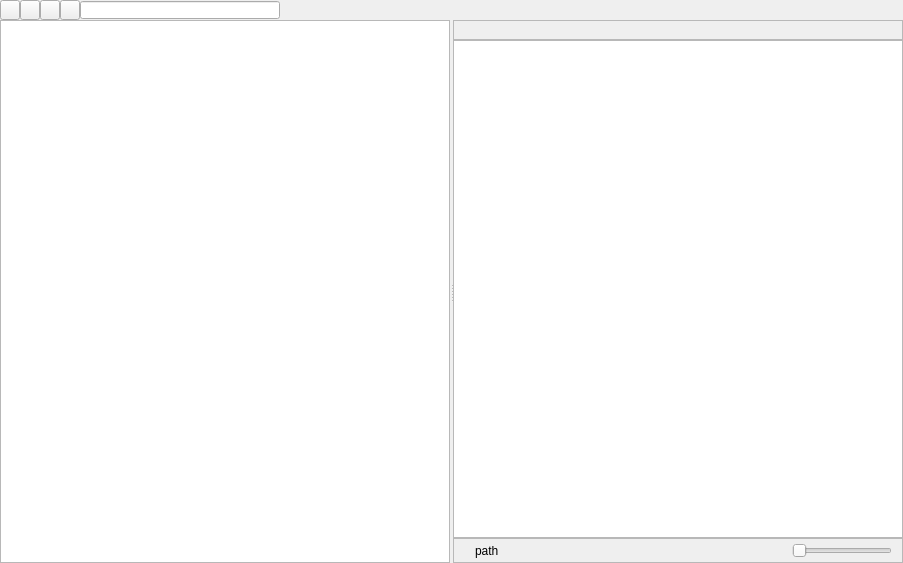
<?xml version="1.0" encoding="UTF-8"?>
<ui version="4.0">
 <class>AssetsDockWidget</class>
 <widget class="QWidget" name="AssetsDockWidget">
  <property name="geometry">
   <rect>
    <x>0</x>
    <y>0</y>
    <width>903</width>
    <height>563</height>
   </rect>
  </property>
  <property name="windowTitle">
   <string>Assets</string>
  </property>
  <layout class="QVBoxLayout" name="verticalLayout_2">
   <property name="spacing">
    <number>0</number>
   </property>
   <property name="leftMargin">
    <number>0</number>
   </property>
   <property name="topMargin">
    <number>0</number>
   </property>
   <property name="rightMargin">
    <number>0</number>
   </property>
   <property name="bottomMargin">
    <number>0</number>
   </property>
   <item>
    <widget class="QWidget" name="title_bar" native="true">
     <property name="sizePolicy">
      <sizepolicy hsizetype="Preferred" vsizetype="Fixed">
       <horstretch>0</horstretch>
       <verstretch>0</verstretch>
      </sizepolicy>
     </property>
     <property name="minimumSize">
      <size>
       <width>0</width>
       <height>20</height>
      </size>
     </property>
     <property name="maximumSize">
      <size>
       <width>16777215</width>
       <height>20</height>
      </size>
     </property>
     <layout class="QHBoxLayout" name="horizontalLayout_2">
      <property name="spacing">
       <number>0</number>
      </property>
      <property name="leftMargin">
       <number>0</number>
      </property>
      <property name="topMargin">
       <number>0</number>
      </property>
      <property name="rightMargin">
       <number>0</number>
      </property>
      <property name="bottomMargin">
       <number>0</number>
      </property>
      <item>
       <widget class="QToolButton" name="add">
        <property name="minimumSize">
         <size>
          <width>20</width>
          <height>20</height>
         </size>
        </property>
        <property name="maximumSize">
         <size>
          <width>20</width>
          <height>20</height>
         </size>
        </property>
        <property name="text">
         <string/>
        </property>
       </widget>
      </item>
      <item>
       <widget class="QToolButton" name="type">
        <property name="sizePolicy">
         <sizepolicy hsizetype="Fixed" vsizetype="Fixed">
          <horstretch>0</horstretch>
          <verstretch>0</verstretch>
         </sizepolicy>
        </property>
        <property name="minimumSize">
         <size>
          <width>20</width>
          <height>20</height>
         </size>
        </property>
        <property name="maximumSize">
         <size>
          <width>20</width>
          <height>20</height>
         </size>
        </property>
        <property name="text">
         <string/>
        </property>
       </widget>
      </item>
      <item>
       <widget class="QToolButton" name="label">
        <property name="minimumSize">
         <size>
          <width>20</width>
          <height>20</height>
         </size>
        </property>
        <property name="maximumSize">
         <size>
          <width>20</width>
          <height>20</height>
         </size>
        </property>
        <property name="text">
         <string/>
        </property>
       </widget>
      </item>
      <item>
       <widget class="QToolButton" name="invisible">
        <property name="minimumSize">
         <size>
          <width>20</width>
          <height>20</height>
         </size>
        </property>
        <property name="maximumSize">
         <size>
          <width>20</width>
          <height>20</height>
         </size>
        </property>
        <property name="text">
         <string/>
        </property>
        <property name="checkable">
         <bool>true</bool>
        </property>
       </widget>
      </item>
      <item>
       <widget class="QLineEdit" name="search">
        <property name="sizePolicy">
         <sizepolicy hsizetype="Fixed" vsizetype="Fixed">
          <horstretch>0</horstretch>
          <verstretch>0</verstretch>
         </sizepolicy>
        </property>
        <property name="minimumSize">
         <size>
          <width>200</width>
          <height>18</height>
         </size>
        </property>
        <property name="maximumSize">
         <size>
          <width>200</width>
          <height>18</height>
         </size>
        </property>
        <property name="clearButtonEnabled">
         <bool>true</bool>
        </property>
       </widget>
      </item>
      <item>
       <spacer name="horizontalSpacer">
        <property name="orientation">
         <enum>Qt::Horizontal</enum>
        </property>
        <property name="sizeHint" stdset="0">
         <size>
          <width>40</width>
          <height>20</height>
         </size>
        </property>
       </spacer>
      </item>
     </layout>
    </widget>
   </item>
   <item>
    <widget class="QSplitter" name="splitter">
     <property name="orientation">
      <enum>Qt::Horizontal</enum>
     </property>
     <property name="handleWidth">
      <number>3</number>
     </property>
     <widget class="QTreeWidget" name="tree">
      <attribute name="headerVisible">
       <bool>false</bool>
      </attribute>
      <column>
       <property name="text">
        <string notr="true">1</string>
       </property>
      </column>
     </widget>
     <widget class="QWidget" name="layoutWidget">
      <layout class="QVBoxLayout" name="verticalLayout">
       <property name="spacing">
        <number>0</number>
       </property>
       <item>
        <widget class="QFrame" name="frame">
         <property name="sizePolicy">
          <sizepolicy hsizetype="Preferred" vsizetype="Fixed">
           <horstretch>0</horstretch>
           <verstretch>0</verstretch>
          </sizepolicy>
         </property>
         <property name="minimumSize">
          <size>
           <width>0</width>
           <height>20</height>
          </size>
         </property>
         <property name="maximumSize">
          <size>
           <width>16777215</width>
           <height>20</height>
          </size>
         </property>
         <property name="frameShape">
          <enum>QFrame::StyledPanel</enum>
         </property>
         <property name="frameShadow">
          <enum>QFrame::Raised</enum>
         </property>
        </widget>
       </item>
       <item>
        <widget class="QListWidget" name="list"/>
       </item>
       <item>
        <widget class="QFrame" name="frame_2">
         <property name="sizePolicy">
          <sizepolicy hsizetype="Preferred" vsizetype="Fixed">
           <horstretch>0</horstretch>
           <verstretch>0</verstretch>
          </sizepolicy>
         </property>
         <property name="minimumSize">
          <size>
           <width>0</width>
           <height>25</height>
          </size>
         </property>
         <property name="maximumSize">
          <size>
           <width>16777215</width>
           <height>25</height>
          </size>
         </property>
         <property name="frameShape">
          <enum>QFrame::StyledPanel</enum>
         </property>
         <property name="frameShadow">
          <enum>QFrame::Raised</enum>
         </property>
         <layout class="QHBoxLayout" name="horizontalLayout">
          <property name="spacing">
           <number>0</number>
          </property>
          <property name="leftMargin">
           <number>0</number>
          </property>
          <property name="topMargin">
           <number>0</number>
          </property>
          <property name="rightMargin">
           <number>0</number>
          </property>
          <property name="bottomMargin">
           <number>0</number>
          </property>
          <item>
           <widget class="QLabel" name="icon">
            <property name="sizePolicy">
             <sizepolicy hsizetype="Fixed" vsizetype="Fixed">
              <horstretch>0</horstretch>
              <verstretch>0</verstretch>
             </sizepolicy>
            </property>
            <property name="minimumSize">
             <size>
              <width>16</width>
              <height>16</height>
             </size>
            </property>
            <property name="maximumSize">
             <size>
              <width>16</width>
              <height>16</height>
             </size>
            </property>
            <property name="text">
             <string/>
            </property>
            <property name="scaledContents">
             <bool>true</bool>
            </property>
           </widget>
          </item>
          <item>
           <spacer name="horizontalSpacer_3">
            <property name="orientation">
             <enum>Qt::Horizontal</enum>
            </property>
            <property name="sizeType">
             <enum>QSizePolicy::Fixed</enum>
            </property>
            <property name="sizeHint" stdset="0">
             <size>
              <width>5</width>
              <height>20</height>
             </size>
            </property>
           </spacer>
          </item>
          <item>
           <widget class="QLabel" name="path">
            <property name="text">
             <string>path</string>
            </property>
           </widget>
          </item>
          <item>
           <widget class="QSlider" name="scale">
            <property name="sizePolicy">
             <sizepolicy hsizetype="Fixed" vsizetype="Fixed">
              <horstretch>0</horstretch>
              <verstretch>0</verstretch>
             </sizepolicy>
            </property>
            <property name="minimumSize">
             <size>
              <width>100</width>
              <height>0</height>
             </size>
            </property>
            <property name="maximumSize">
             <size>
              <width>100</width>
              <height>16777215</height>
             </size>
            </property>
            <property name="orientation">
             <enum>Qt::Horizontal</enum>
            </property>
           </widget>
          </item>
          <item>
           <spacer name="horizontalSpacer_2">
            <property name="orientation">
             <enum>Qt::Horizontal</enum>
            </property>
            <property name="sizeType">
             <enum>QSizePolicy::Fixed</enum>
            </property>
            <property name="sizeHint" stdset="0">
             <size>
              <width>10</width>
              <height>20</height>
             </size>
            </property>
           </spacer>
          </item>
         </layout>
        </widget>
       </item>
      </layout>
     </widget>
    </widget>
   </item>
  </layout>
 </widget>
 <resources/>
 <connections/>
</ui>
